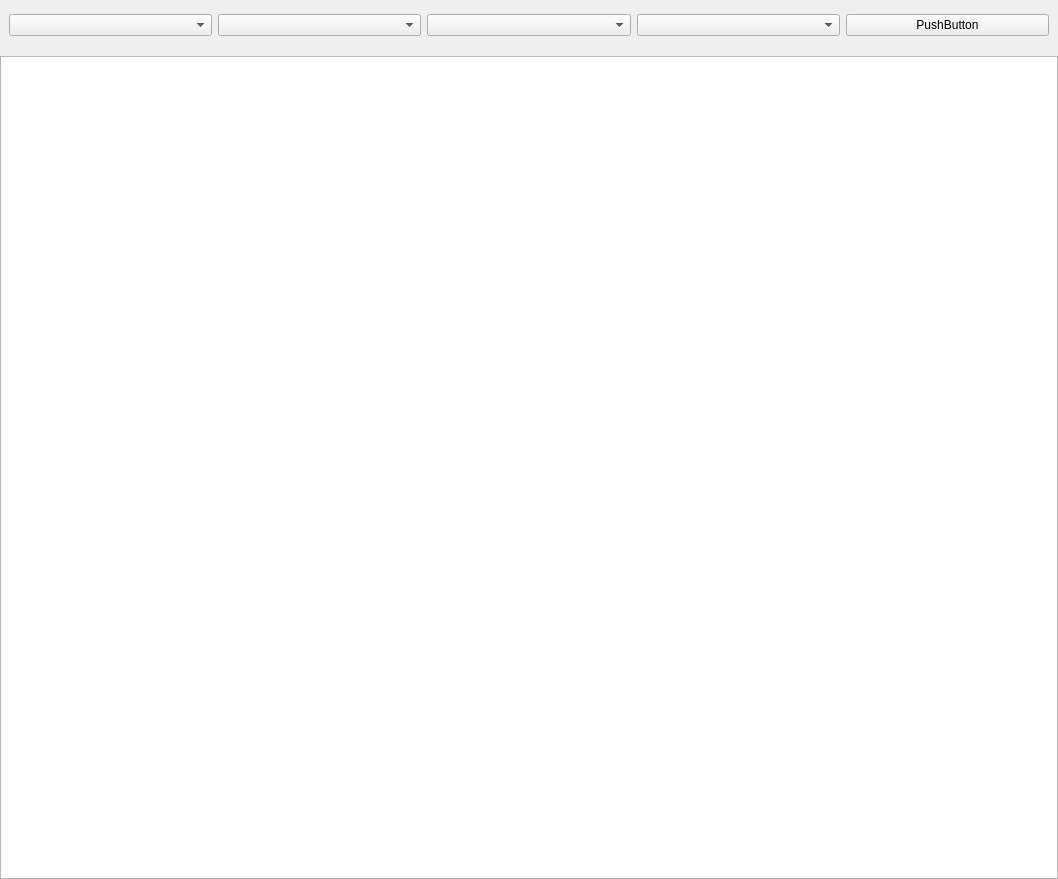
<?xml version="1.0" encoding="UTF-8"?>
<ui version="4.0">
 <class>Form</class>
 <widget class="QWidget" name="Form">
  <property name="geometry">
   <rect>
    <x>0</x>
    <y>0</y>
    <width>1058</width>
    <height>879</height>
   </rect>
  </property>
  <property name="windowTitle">
   <string>Form</string>
  </property>
  <layout class="QVBoxLayout" name="verticalLayout">
   <property name="leftMargin">
    <number>0</number>
   </property>
   <property name="topMargin">
    <number>0</number>
   </property>
   <property name="rightMargin">
    <number>0</number>
   </property>
   <property name="bottomMargin">
    <number>0</number>
   </property>
   <item>
    <widget class="QWidget" name="widget" native="true">
     <property name="minimumSize">
      <size>
       <width>0</width>
       <height>50</height>
      </size>
     </property>
     <layout class="QHBoxLayout" name="horizontalLayout_2">
      <item>
       <layout class="QHBoxLayout" name="horizontalLayout">
        <item>
         <widget class="QComboBox" name="comboBox"/>
        </item>
        <item>
         <widget class="QComboBox" name="comboBox_2"/>
        </item>
        <item>
         <widget class="QComboBox" name="comboBox_3"/>
        </item>
        <item>
         <widget class="QComboBox" name="comboBox_4"/>
        </item>
        <item>
         <widget class="QPushButton" name="pushButton_2">
          <property name="text">
           <string>PushButton</string>
          </property>
         </widget>
        </item>
       </layout>
      </item>
     </layout>
    </widget>
   </item>
   <item>
    <widget class="QTableView" name="tableView">
     <property name="focusPolicy">
      <enum>Qt::FocusPolicy::NoFocus</enum>
     </property>
    </widget>
   </item>
  </layout>
 </widget>
 <tabstops>
  <tabstop>comboBox</tabstop>
  <tabstop>comboBox_2</tabstop>
  <tabstop>comboBox_3</tabstop>
  <tabstop>comboBox_4</tabstop>
  <tabstop>pushButton_2</tabstop>
 </tabstops>
 <resources/>
 <connections/>
</ui>
